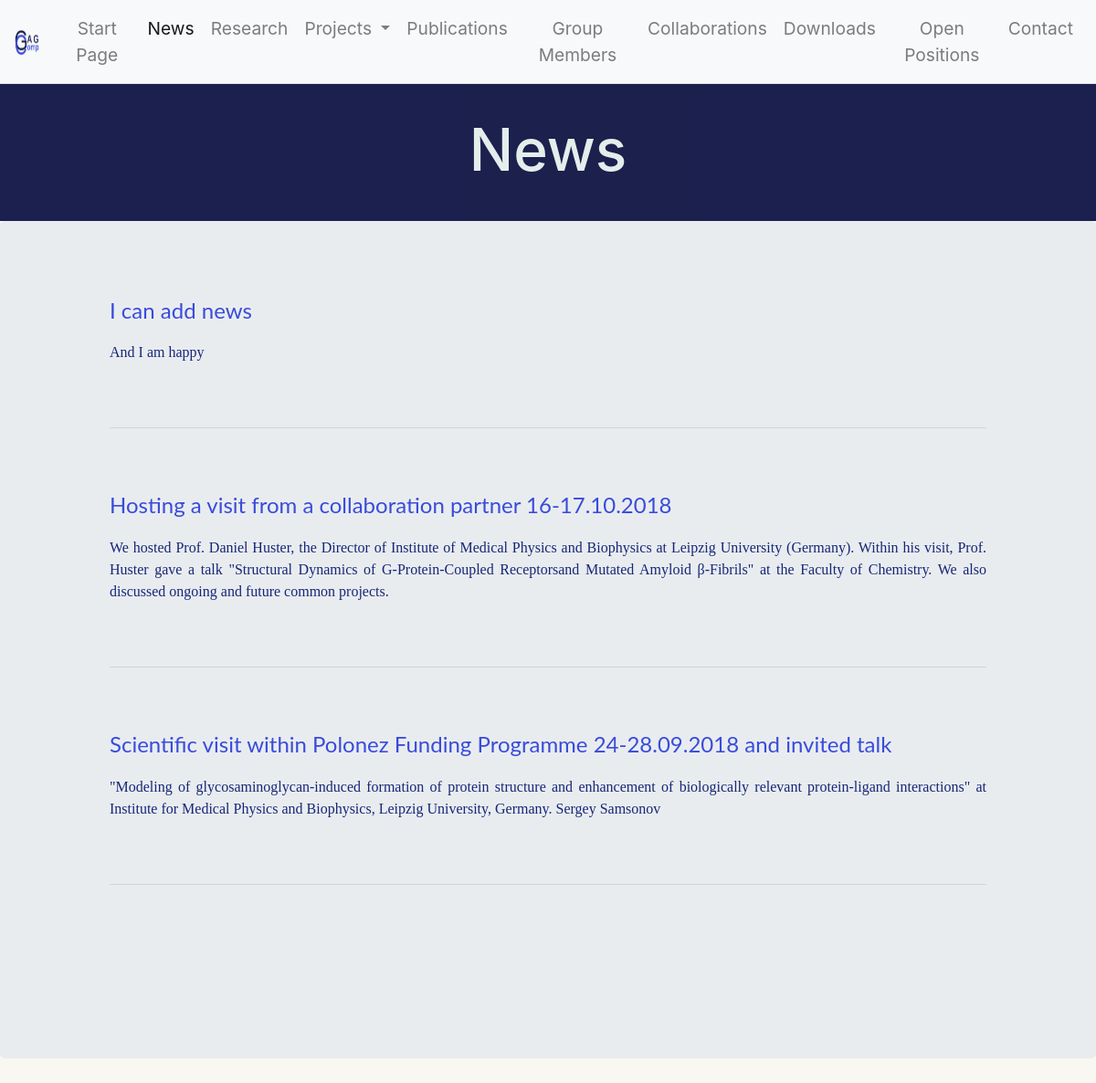
The page /news/ on the database as committed earlier.
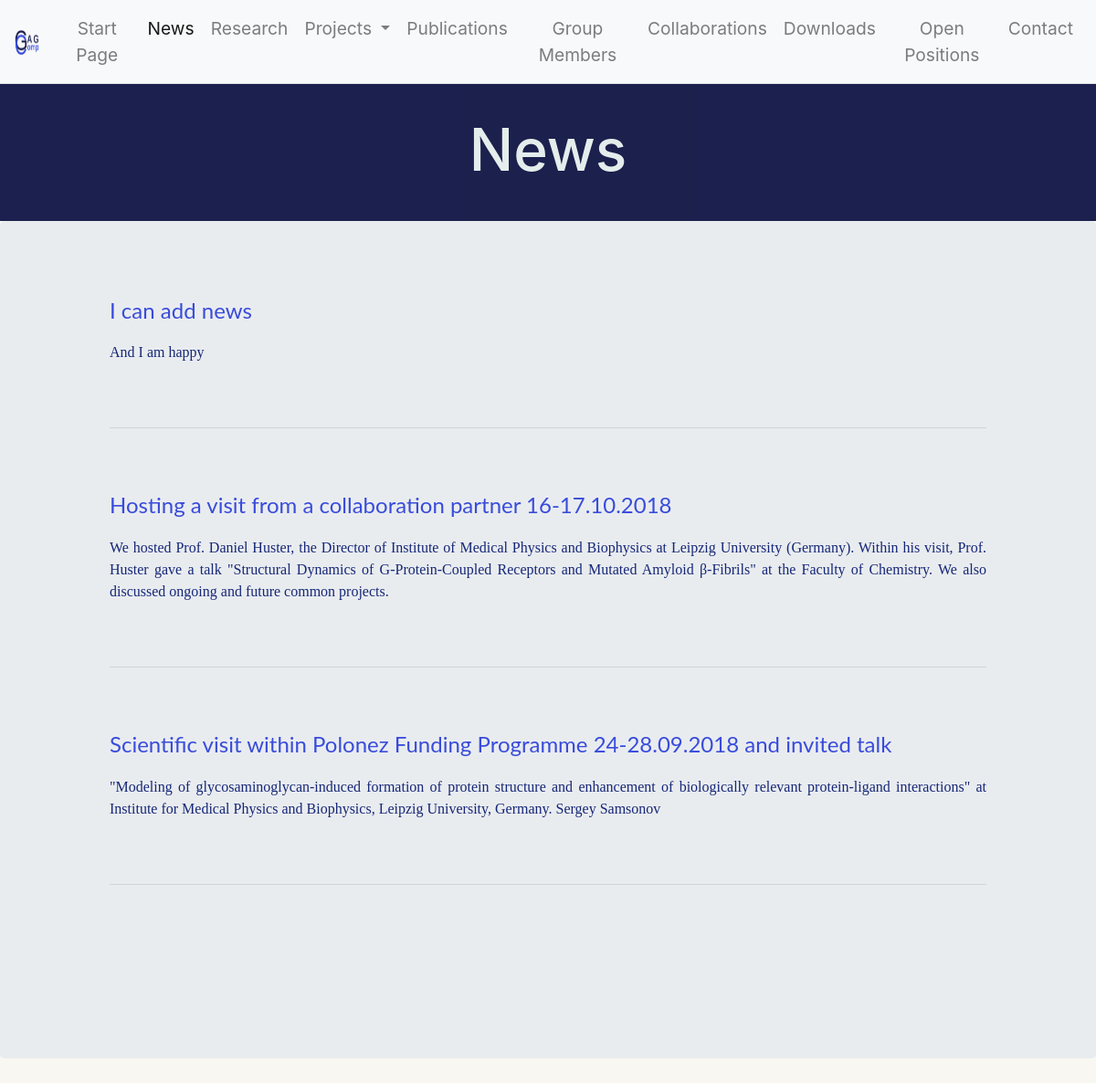
The same page on the database as committed later.
### pages/models.py (models this page shows, shortened)
class News(models.Model):
    title = models.CharField(max_length=200)
    description = models.TextField()
    added = models.DateTimeField(auto_now_add=True, db_index=True)
    class Meta:
        verbose_name_plural = 'news'

### pages/views.py (the view)
# urls.py: path('news/', views.news, name="news"),
def news(request):
    news = News.objects.all().order_by('-added')
    return render(request, "news.html", {'news': True, 'queryset': news})

### templates/news.html (shortened to what this page needs)
{% extends "base.html" %}
{% load static %}
{% block thema %}News{% endblock %}
{% block content %}
    {%for new in queryset %}
        <div class="news-descr">
            <h4><b>{{ new.title }}</b></h4>
        <p class="news-descr">{{ new.description }}</p>
        <hr>
        </div>
    {% endfor %}
{% endblock %}

Rows that differ between the two databases and show on the page:
changed News: description "…\"Structural Dynamics of G-Protein‐Coupled Receptorsand Mutated Amyloid β-Fibrils\" at…" → "…\"Structural Dynamics of G-Protein‐Coupled Receptors and Mutated Amyloid β-Fibrils\" at…"
